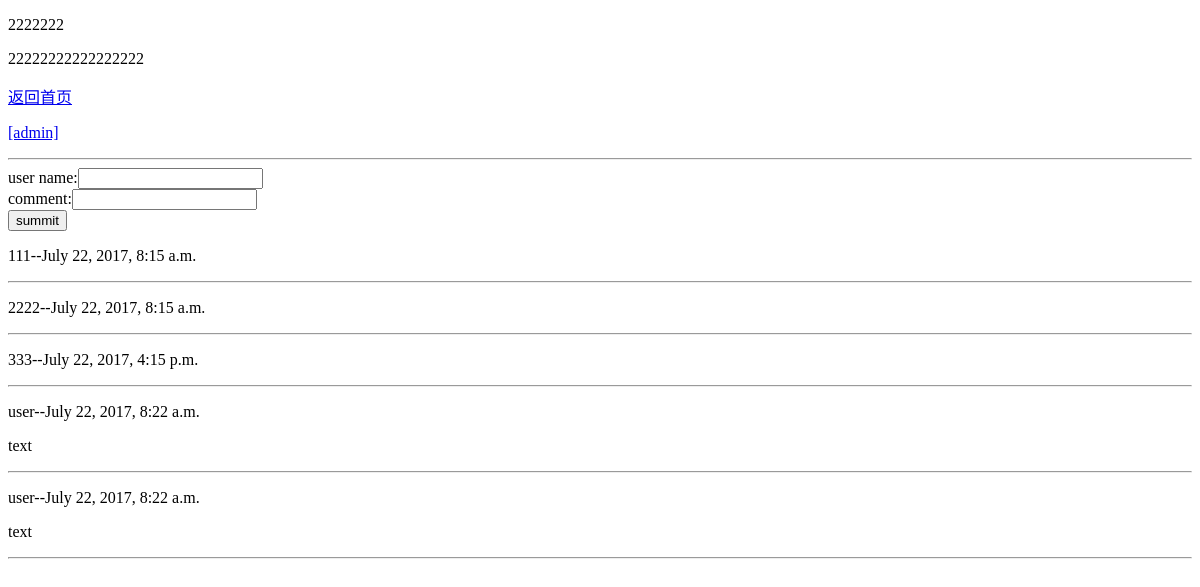
The app's page /article/2 with its own data.
### app_article/models.py (models this page shows, shortened)
class Article(models.Model):
    title = models.CharField(max_length=50)
    author = models.ForeignKey('Author')
    content = models.TextField()
    score = models.IntegerField()  # 文章的打分
    created_time=models.DateTimeField()
    tags = models.ManyToManyField('Tag')

### app_comments/models.py (models this page shows, shortened)
class Comment(models.Model):
    user = models.CharField(max_length=100)
    text = models.TextField()
    created_time = models.DateTimeField(auto_now_add=True)
    article = models.ForeignKey('app_article.Article')

### app_article/views.py (the view)
# urls.py: url(r'article/(?P<pk>\d+)$', article_views.article_detail, name='article_detail'),
def article_detail(request, pk):
    article = get_object_or_404(Article, pk=pk)
    comments = article.comment_set.all()
    article.content = markdown.markdown(article.content,
                                        extensions=[
                                            'markdown.extensions.extra',
                                            'markdown.extensions.codehilite',
                                            'markdown.extensions.toc',
                                        ])
    context = {'article': article, 'comments': comments}
    return render(request, 'article/article_detail.html', context)

### templates/article/article_detail.html (shortened to what this page needs)
{% extends 'article/base.html' %}
{% block content %}
    <p>{{ article.title }}</p>
    <p>{{ article.content|safe }}</p>
    <p><a href="{% url 'article_index' %}">返回首页</a></p>
    <p><a href="/admin/">[admin]</a></p>
    <hr>
    <form action="{% url 'comment_add' article.pk %}" method="post">
        user name:<input type="text" name="user"><br>
        comment:<input type="text" name="text"> <br>
        <input type="submit" value="summit">
    </form>
    {% for comment in comments %}
        <p>{{ comment.user }}--{{ comment.created_time }}</p>
        <p>{{ comment.text }}</p>
        <hr>
    {% empty %}
        no comments
    {% endfor %}
{% endblock %}

### templates/article/base.html (shortened to what this page needs)
{% load staticfiles %}
<!DOCTYPE html>
<html lang="en">
<head>
    <link rel="stylesheet" href="{% static 'css/bootstrap-theme.min.css'%}">
</head>
<body>
{% block content %}
{% endblock %}
</body>
</html>

### records on screen
Article: title "2222222", content "22222222222222222"
Comment: user "111", created_time "July 22, 2017, 8:15 a.m."
Comment: user "2222", created_time "July 22, 2017, 8:15 a.m."
Comment: user "333", created_time "July 22, 2017, 4:15 p.m."
Comment: user "user", created_time "July 22, 2017, 8:22 a.m.", text "text"
Comment: user "user", created_time "July 22, 2017, 8:22 a.m.", text "text"
